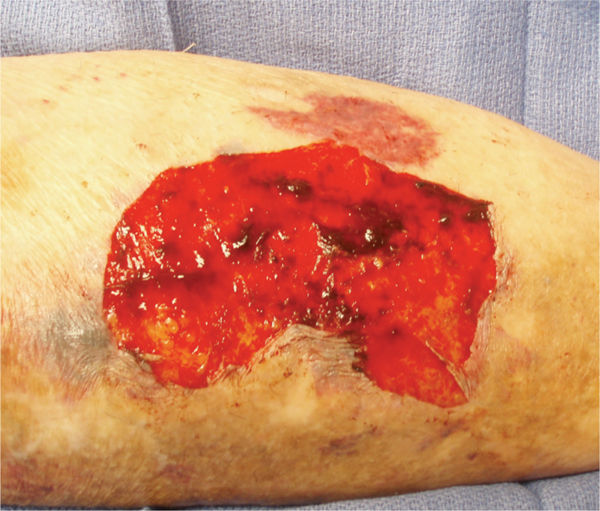
#> input picture src/OpenCV Ejemplos/umbralizacion/00053.jpg, 600 x 511 px, found by its file name
$ python 'Script Heridas v5.py'   (older library calls are emulated)
#> lines starting #> are read from the running program, lines starting #| are printed output that depends on the picture; after the words box and inside, x2 and y2 are one past the last pixel; in counts of white or black regions, pixels touching at a corner belong together
import numpy as np
import cv2
from skimage import data, io, filters
from PIL import Image, ImageFilter


#     Capturo la imagen Original
inputImage = cv2.imread('00053.jpg')
#> inputImage is the input picture: shape (511, 600, 3); mean B, G, R 103.8, 140.6, 206.2

#     Genero una Imagen redimensionada
resizedImage = cv2.resize(inputImage, (500,500))
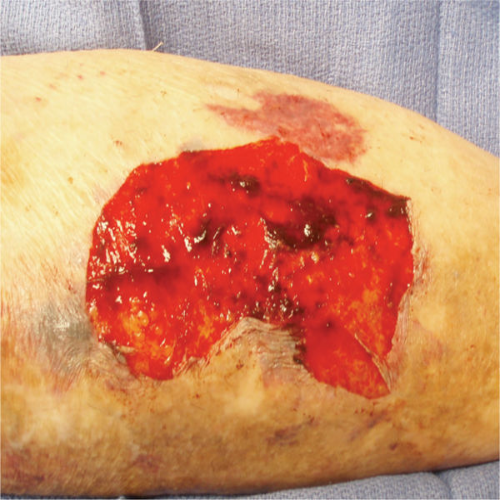
#> resizedImage: shape (500, 500, 3); mean B, G, R 103.7, 140.4, 206.1
cv2.imshow('1.- Imagen Original redimensionada', resizedImage)


#resizedImage = cv2.medianBlur(resizedImage,5) # al aumentar me redondea mucho el contorno final


"""
#     Filtro gaussiano para eliminar el ruido sobre imagen Redimensionada
filtroGauss = cv2.GaussianBlur(resizedImage, (5, 5), 0)
#     Muestro resultado de filtro gaussiano aplicado
cv2.imshow('3.- Aplicado Filtro Gaussiano', filtroGauss)
resizedImage = filtroGauss
"""


#     Convertimos la imagen redimensionada de color a gris
grayImage = cv2.cvtColor(resizedImage, cv2.COLOR_BGR2GRAY)
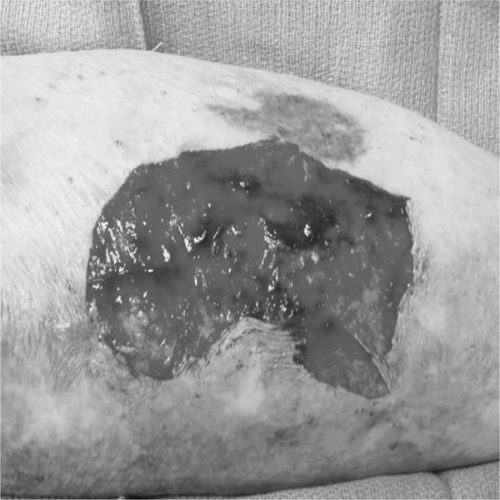
#> grayImage: shape (500, 500); min 12, max 249, mean 155.9

#     Segmentamos la imagen
t, binaryImage = cv2.threshold(grayImage, 0, 255, cv2.THRESH_BINARY  | cv2.THRESH_TRIANGLE)
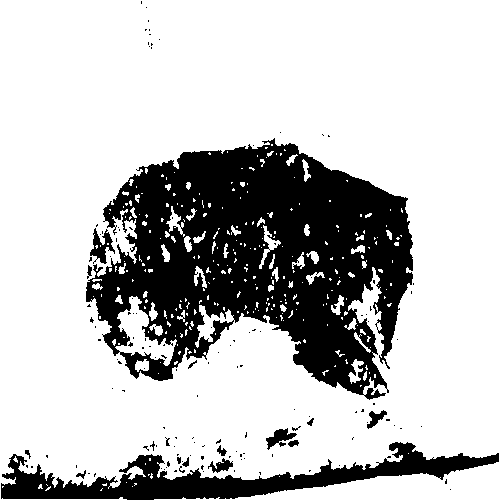
#> binaryImage: shape (500, 500); 75.4% white; 139 black regions (123 under 20 px), largest, box (x1, y1, x2, y2) and area: (86, 138, 413, 400) 49658, (1, 442, 499, 500) 9915, (90, 228, 115, 264) 403
#> t = 110
cv2.imshow('4.- Imagen Binaria', binaryImage)


# OJO CON ESTOS FILTROS
binaryImage = cv2.medianBlur(binaryImage,11) # al aumentar me redondea mucho el contorno final
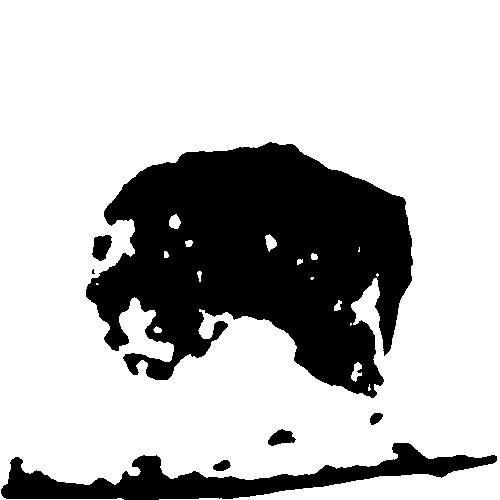
#> binaryImage: shape (500, 500); 74.4% white; 7 black regions (1 under 20 px), largest, box (x1, y1, x2, y2) and area: (86, 142, 413, 398) 53031, (1, 443, 497, 500) 10001, (92, 235, 112, 261) 368, (268, 429, 296, 446) 297, (213, 460, 231, 471) 136, (370, 413, 383, 425) 109
kernel = cv2.getStructuringElement(cv2.MORPH_RECT, (1, 1))
binaryImage = cv2.morphologyEx(binaryImage, cv2.MORPH_CLOSE, kernel)
binaryImage = cv2.morphologyEx(binaryImage, cv2.MORPH_OPEN, kernel)


#     Invierto los colores de la imagen Binaria
binaryImageInv = cv2.bitwise_not(binaryImage)
cv2.imshow('5.- Imagen Binaria Invertida', binaryImageInv)

#     Convierto imagenes de tipo uint8 a bool
resImgBool = resizedImage.astype(np.bool)
#> resImgBool: shape (500, 500, 3) bool; every value is 1
invImgBool = binaryImageInv.astype(np.bool)

#     Expando la dimension de la imagen Invertida y binarizada
invImgBoolExpDim = np.expand_dims(invImgBool, axis=2)

#     Realizo un producto entre la Imagen Binarizada invertida y expandida contra la imagen redimensionada
#     Ejecutaba con error si convertia la imagen original redimensionada a np.bool
finalimage = invImgBoolExpDim * resizedImage
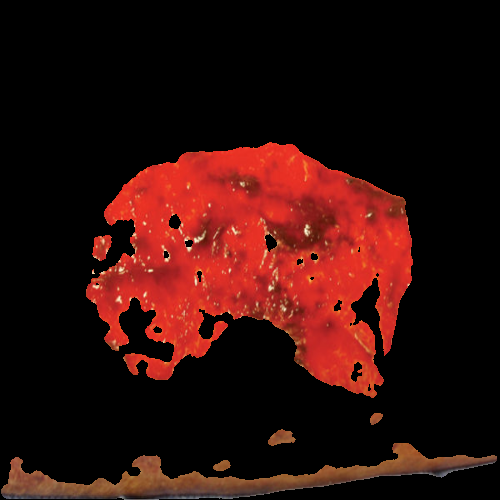
#> finalimage: shape (500, 500, 3); mean of channels 0, 1, 2 10.7, 14.1, 48.6; drawn as B, G, R
cv2.imshow('6.- Imagen Final', finalimage)


cv2.waitKey(0)
cv2.destroyAllWindows()
